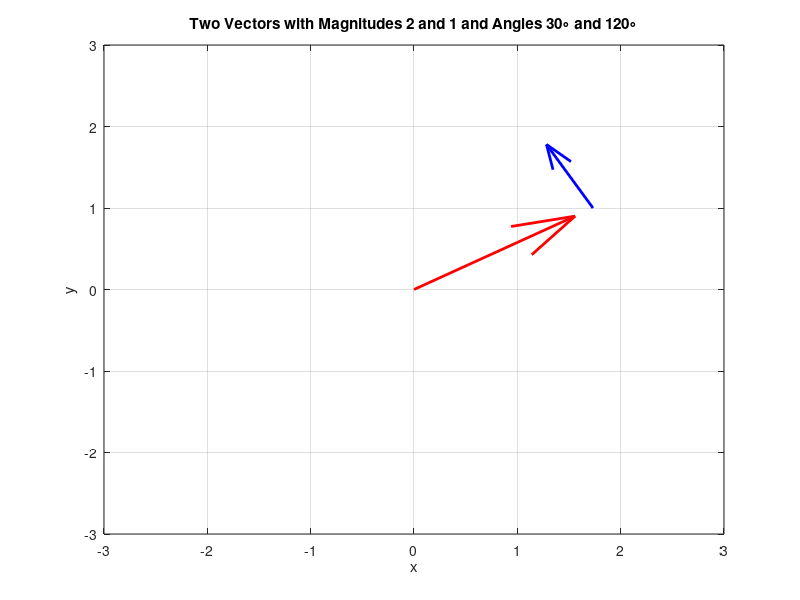

Recreate this plot in MATLAB.
% Define the magnitude and angle of the first vector
mag1 = 2;
angle_deg1 = 30;

% Define the magnitude and angle of the second vector
mag2 = 1;
angle_deg2 = 120;

% Convert the angles to radians
angle_rad1 = angle_deg1 * pi/180;
angle_rad2 = angle_deg2 * pi/180;

% Convert the vectors to rectangular coordinates
x1 = mag1 * cos(angle_rad1);
y1 = mag1 * sin(angle_rad1);
x2 = mag2 * cos(angle_rad2);
y2 = mag2 * sin(angle_rad2);

% Plot the first vector using the quiver function
quiver(0, 0, x1, y1, 'r', 'LineWidth', 2);

% Append the second vector to the first one using the hold on and quiver functions
hold on;
quiver(x1, y1, x2, y2, 'b', 'LineWidth', 2);

% Customize the plot
axis([-3 3 -3 3]); % set axis limits
grid on; % show grid lines
title(['Two Vectors with Magnitudes ', num2str(mag1), ' and ', num2str(mag2), ' and Angles ', num2str(angle_deg1), '\circ and ', num2str(angle_deg2), '\circ']);
xlabel('x');
ylabel('y');